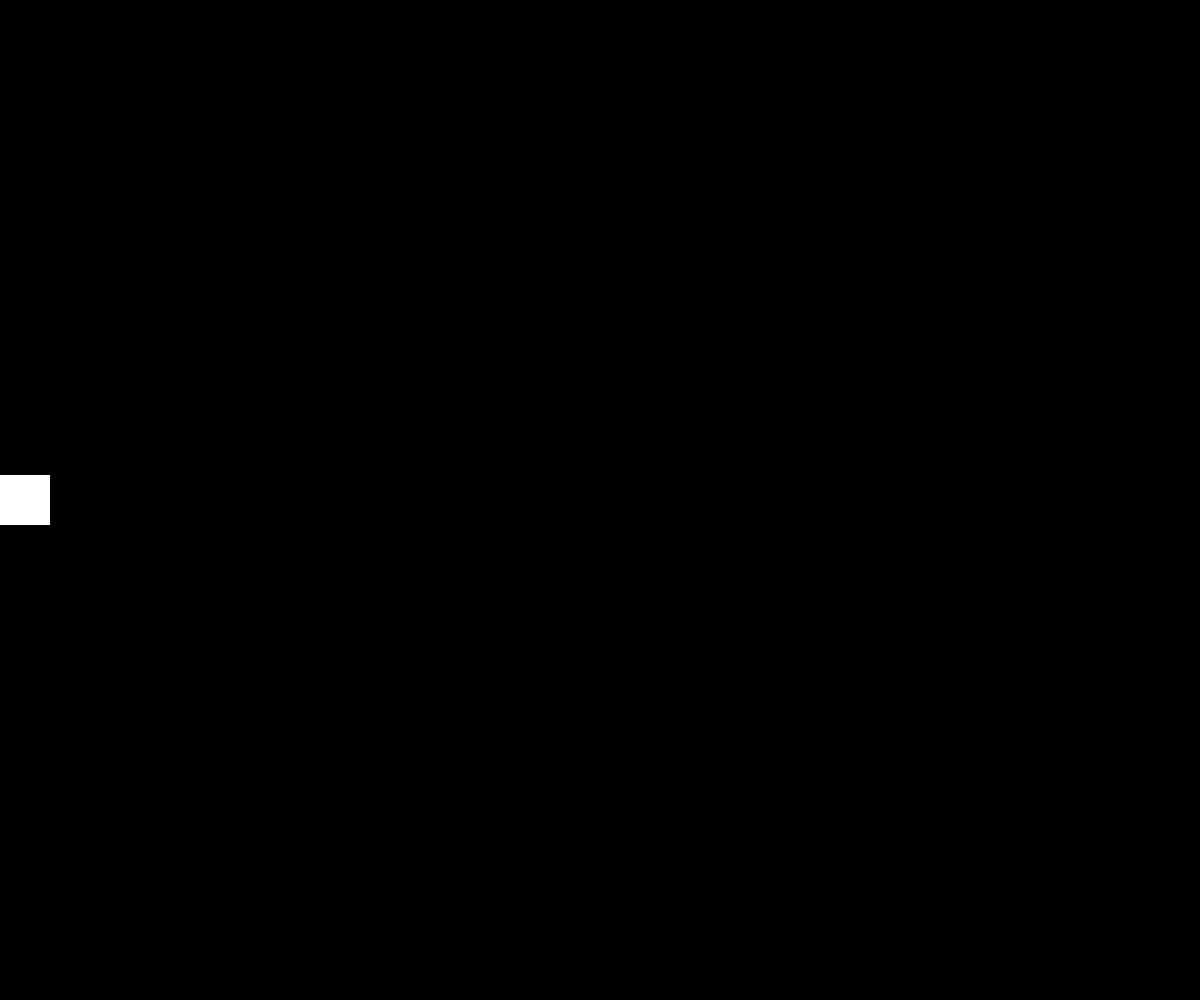
Frame 1 (no input)
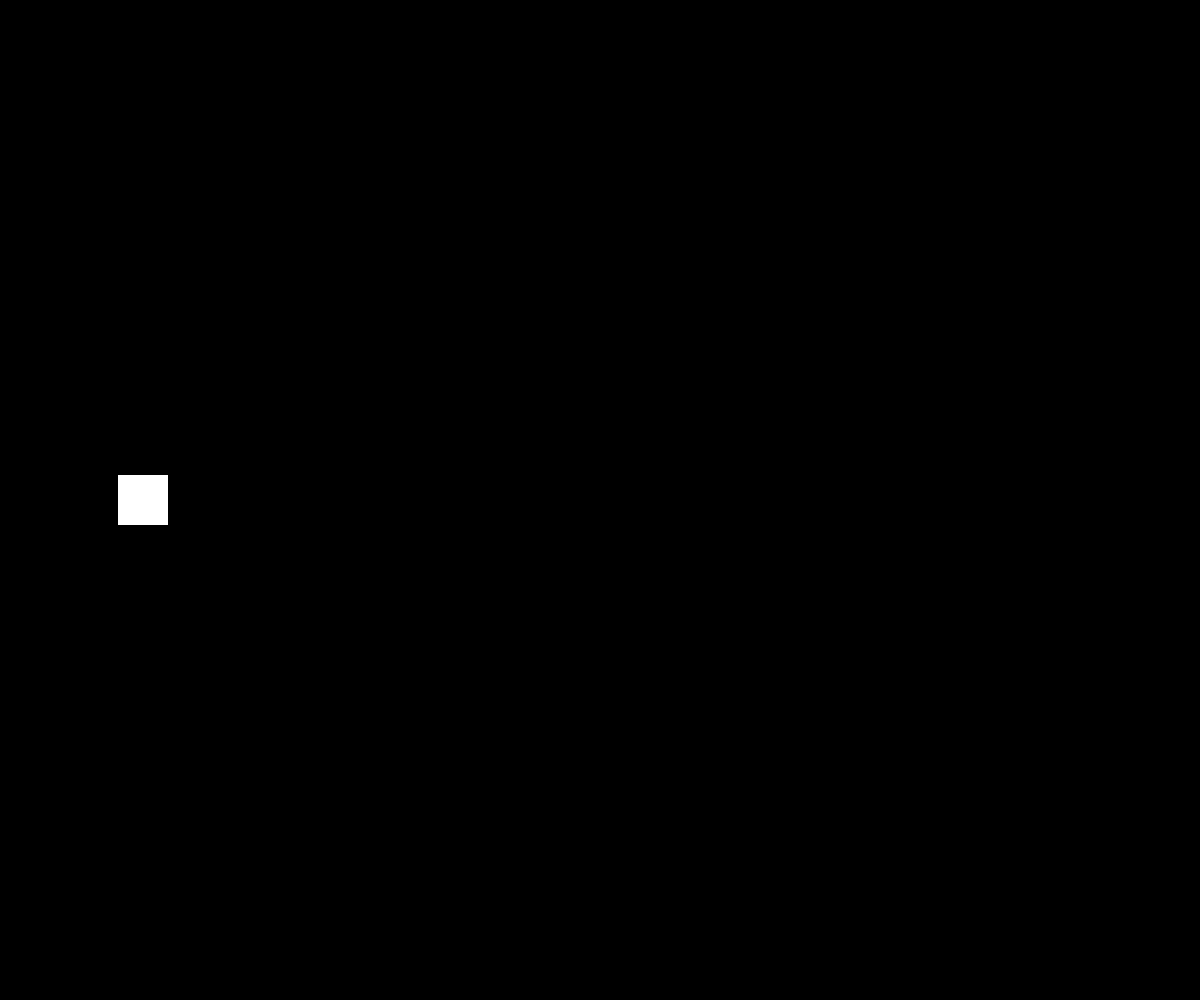
Frame 60 (no input)
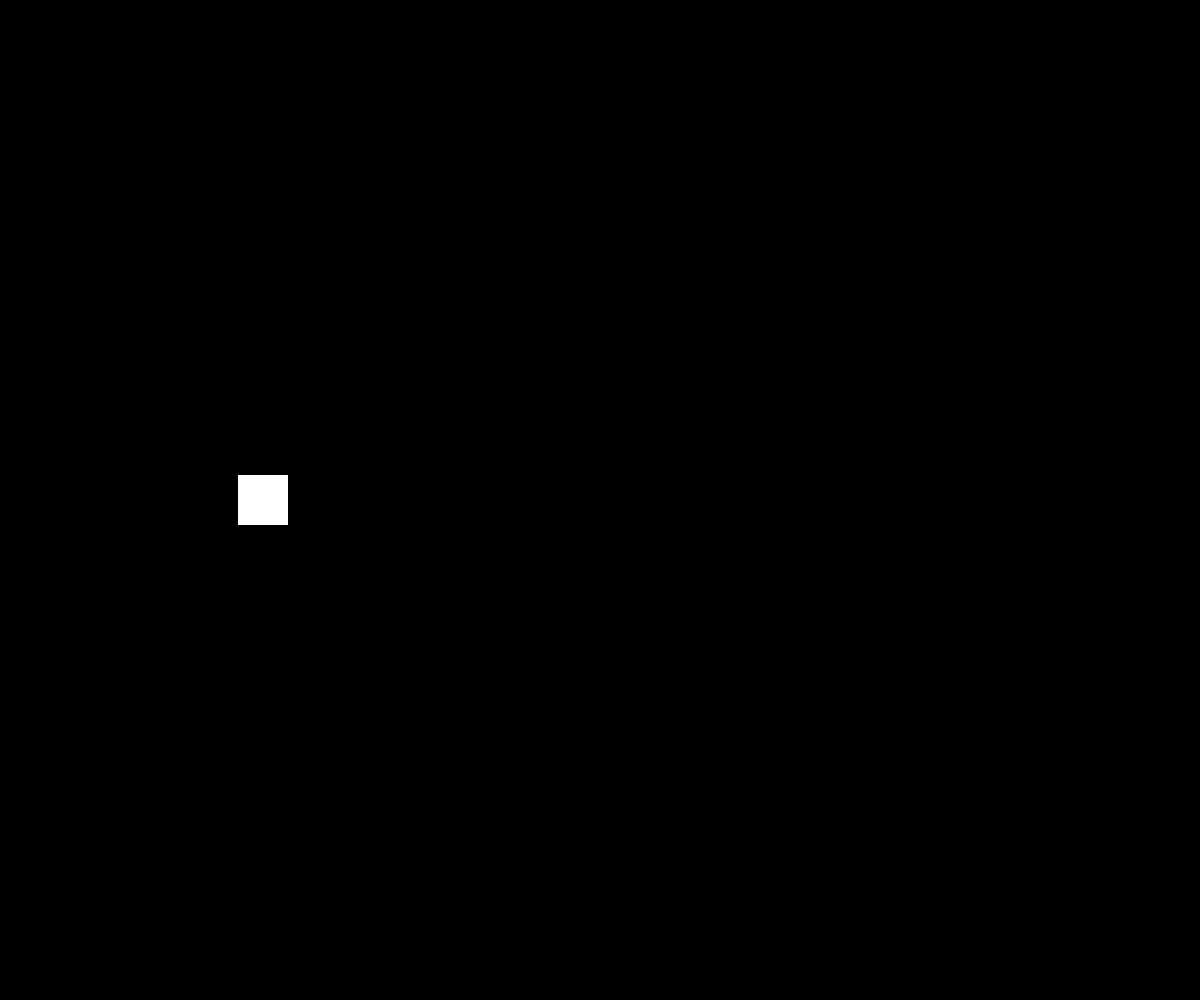
Frame 120 (the mouse pressed at the canvas centre since frame 60)

The p5.js sketch that drew these frames (run headless with seeded random() and noise() and a simulated clock; from frame 60 on, the mouse is pressed at the canvas centre):

// p5.js sketch
// ── sketch.js
let posX = 0

function setup() {
  createCanvas(windowWidth, windowHeight);
}

function draw() {
  background(0);
  noStroke();

  rect(posX, height / 2 - 25, 50, 50);

  //posX = posX + 2;

  if (posX < width - 50) {
    posX = posX + 2;
  }
}
